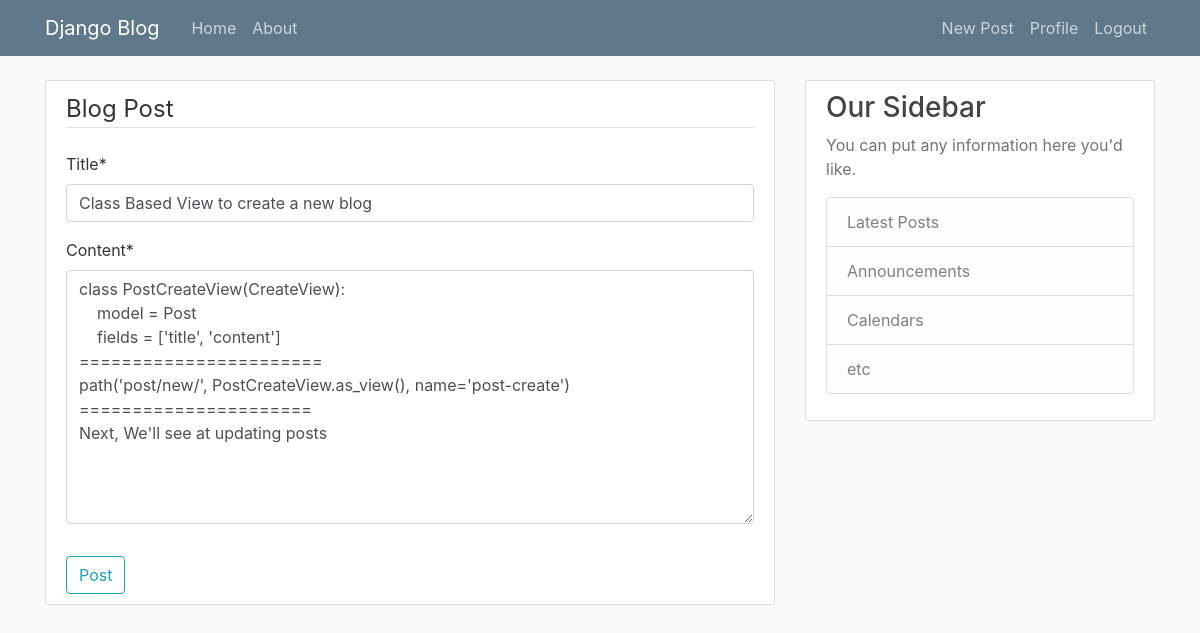
/blog/post/4/update/ (signed in), run on the app's committed database.
### blog/models.py (models this page shows, shortened)
class Post(models.Model):
    title = models.CharField(max_length=100)
    content = models.TextField()
    date_posted = models.DateTimeField(default=timezone.now)
    author = models.ForeignKey(User, on_delete=models.CASCADE)

### blog/views.py (the view, shortened to what this page needs)
# urls.py: path('post/<int:pk>/update/', PostUpdateView.as_view(), name='post-update'),
class PostUpdateView(LoginRequiredMixin, UserPassesTestMixin , UpdateView):
    model = Post
    fields = ['title', 'content']
    def test_func(self):
        post = self.get_object()
        if self.request.user == post.author:
            return True
        return False

### blog/templates/blog/post_form.html (shortened to what this page needs)
{% extends 'blog/base.html' %}
{% load crispy_forms_tags %}
{% block content %}
  <div class="content-section">
    <form method="post">
      <fieldset class="form-group">
        <legend class="border-bottom mb-4">Blog Post</legend>
        {{ form|crispy }}
      </fieldset>
      <div>
        <button class="btn btn-outline-info" type="submit">Post</button>
      </div>
    </form>
  </div>
{% endblock %}

### blog/static/blog/main.css (style rules this page uses)
body { background: #fafafa; color: #333333; margin-top: 5rem; }
.content-section { background: #ffffff; padding: 10px 20px; border: 1px solid #dddddd; border-radius: 3px; margin-bottom: 20px; }

### data on the page
Post: title "Class Based View to create a new blog", content "class PostCreateView(CreateView): model = Post fields = ['title', 'content'] ======================= path('post/new/', PostCreateView.as_view(), name='post-create') ====================== Next, We'll see at updating posts"
